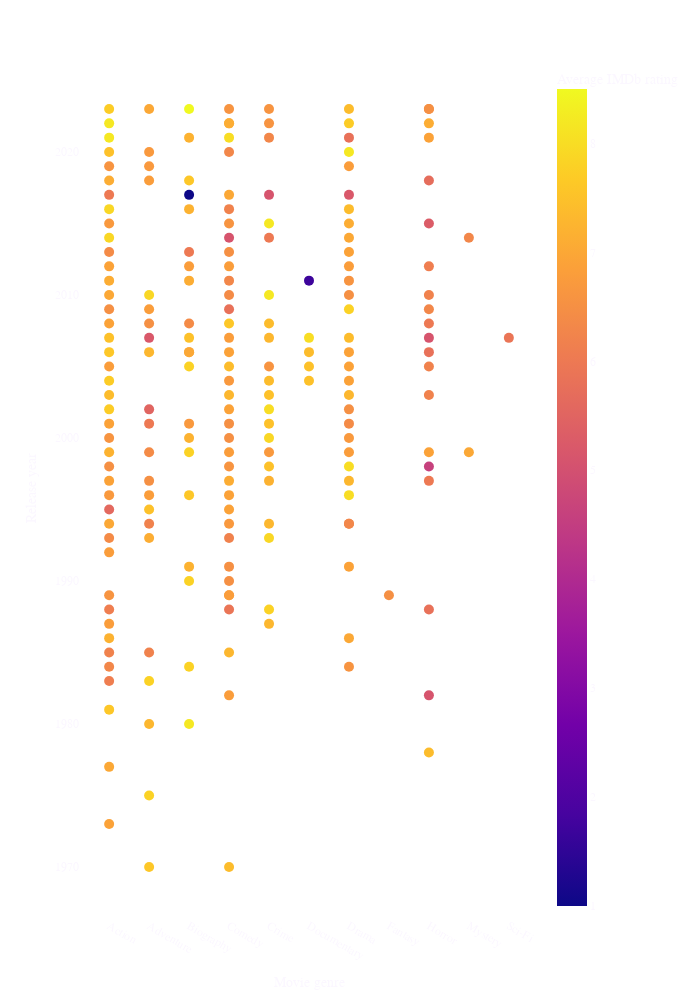

Notebook source saved alongside this figure:
### Markdown cell above
# Which popular movies have not been rated in the Bechdel test yet?

### Code cell
df = pd.read_csv('data_viz/top_movies_without_bechdel.csv')
df = df.rename(columns={"IMDB_AVG_RATING": "Average IMDb rating", 
                        "FIRST_GENRE": "Movie genre", 
                        "ORIGINAL_TITLE": "Title", 
                        "IMDB_ID": "IMDb ID",
                        "RELEASE_YEAR": "Release year" })
fig = px.scatter(df, x="Movie genre", y="Release year", color="Average IMDb rating",
                  hover_data=['Title', 'IMDb ID'])

fig.update_traces(marker={'size': 10})

fig.update_layout(width=700, 
                 height=1000)
fig.update_layout({
    "paper_bgcolor": "rgba(0, 0, 0, 0)",
    "plot_bgcolor": "rgba(0, 0, 0, 0)",
}, 
                  font_family="Source Sans Pro",
    font_color="#fbf7ff",
                 )

fig.show()
fig.write_html("data_viz/viz4.html")

### Figure 1 — Plotly figure (JSON) as saved in the notebook; plotly's stock layout.template omitted (floating-point values rounded to 4 significant figures; data arrays with more than 128 entries replaced by an {"elided": "..."} marker saying what was removed)
{"data": [{"customdata": {"elided": "205x2 str values"}, "hovertemplate": "Movie genre=%{x}<br>Release year=%{y}<br>Title=%{customdata[0]}<br>IMDb ID=%{customdata[1]}<br>Average IMDb rating=%{marker.color}<extra></extra>", "legendgroup": "", "marker": {"color": {"elided": "205 float values"}, "coloraxis": "coloraxis", "size": 10, "symbol": "circle"}, "mode": "markers", "name": "", "orientation": "v", "showlegend": false, "type": "scatter", "x": {"elided": "205 str values"}, "xaxis": "x", "y": {"elided": "205 int values"}, "yaxis": "y"}], "layout": {"coloraxis": {"colorbar": {"title": {"text": "Average IMDb rating"}}, "colorscale": [[0, "#0d0887"], [0.1111, "#46039f"], [0.2222, "#7201a8"], [0.3333, "#9c179e"], [0.4444, "#bd3786"], [0.5556, "#d8576b"], [0.6667, "#ed7953"], [0.7778, "#fb9f3a"], [0.8889, "#fdca26"], [1, "#f0f921"]]}, "font": {"color": "#fbf7ff", "family": "Source Sans Pro"}, "height": 1000, "legend": {"tracegroupgap": 0}, "margin": {"t": 60}, "paper_bgcolor": "rgba(0, 0, 0, 0)", "plot_bgcolor": "rgba(0, 0, 0, 0)", "width": 700, "xaxis": {"anchor": "y", "autorange": true, "domain": [0, 1], "range": [-0.7293, 10.73], "title": {"text": "Movie genre"}, "type": "category"}, "yaxis": {"anchor": "x", "autorange": true, "domain": [0, 1], "range": [1967.0, 2026.0], "title": {"text": "Release year"}, "type": "linear"}}}
